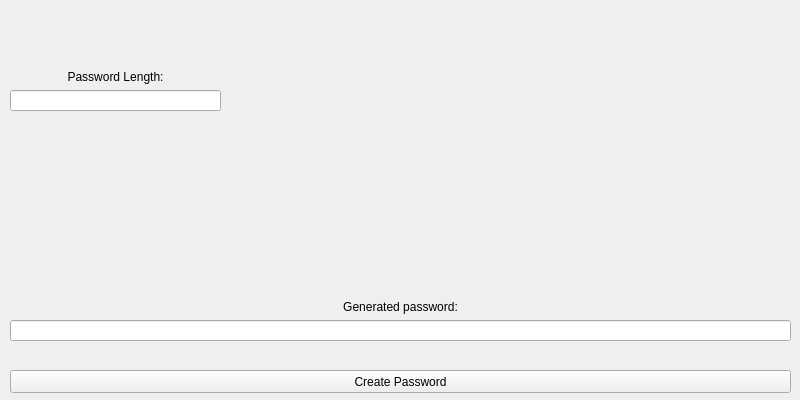
<?xml version="1.0" encoding="UTF-8"?>
<ui version="4.0">
 <class>createPassword</class>
 <widget class="QWidget" name="createPassword">
  <property name="geometry">
   <rect>
    <x>0</x>
    <y>0</y>
    <width>800</width>
    <height>400</height>
   </rect>
  </property>
  <property name="windowTitle">
   <string>Form</string>
  </property>
  <widget class="QPushButton" name="pushButton">
   <property name="geometry">
    <rect>
     <x>10</x>
     <y>370</y>
     <width>781</width>
     <height>23</height>
    </rect>
   </property>
   <property name="text">
    <string>Create Password</string>
   </property>
  </widget>
  <widget class="QWidget" name="verticalLayoutWidget_2">
   <property name="geometry">
    <rect>
     <x>10</x>
     <y>70</y>
     <width>211</width>
     <height>41</height>
    </rect>
   </property>
   <layout class="QVBoxLayout" name="verticalLayout_2">
    <item>
     <widget class="QLabel" name="label">
      <property name="layoutDirection">
       <enum>Qt::LeftToRight</enum>
      </property>
      <property name="text">
       <string>Password Length:</string>
      </property>
      <property name="alignment">
       <set>Qt::AlignCenter</set>
      </property>
     </widget>
    </item>
    <item>
     <widget class="QLineEdit" name="lengthPassword">
      <property name="enabled">
       <bool>true</bool>
      </property>
      <property name="alignment">
       <set>Qt::AlignLeading|Qt::AlignLeft|Qt::AlignVCenter</set>
      </property>
     </widget>
    </item>
   </layout>
  </widget>
  <widget class="QWidget" name="verticalLayoutWidget_3">
   <property name="geometry">
    <rect>
     <x>10</x>
     <y>300</y>
     <width>781</width>
     <height>41</height>
    </rect>
   </property>
   <layout class="QVBoxLayout" name="verticalLayout_3">
    <item>
     <widget class="QLabel" name="label_2">
      <property name="text">
       <string>Generated password:</string>
      </property>
      <property name="alignment">
       <set>Qt::AlignCenter</set>
      </property>
     </widget>
    </item>
    <item>
     <widget class="QLineEdit" name="generatedPassword">
      <property name="enabled">
       <bool>true</bool>
      </property>
      <property name="maxLength">
       <number>32767</number>
      </property>
      <property name="alignment">
       <set>Qt::AlignCenter</set>
      </property>
      <property name="readOnly">
       <bool>true</bool>
      </property>
     </widget>
    </item>
   </layout>
  </widget>
 </widget>
 <resources/>
 <connections/>
</ui>
